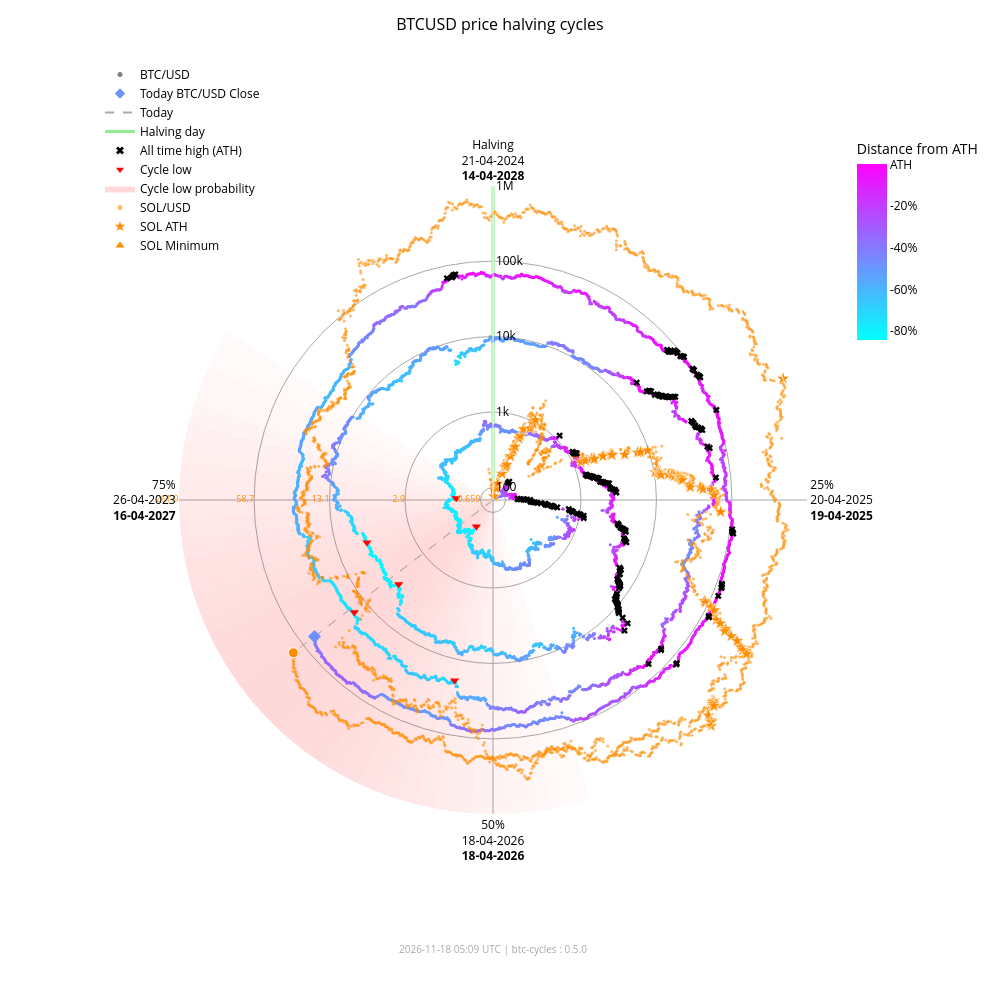

The notebook cell this image was saved under:
### Markdown cell above
### Interactive chart with overlay

### Code cell
fig_overlay_interactive = btc.plot(
    kind="interactive",
    from_date="2012-11-28",
    overlay=sol,
)
fig_overlay_interactive.show(config={"scrollZoom": True, "displayModeBar": True})

### Figure 1 — Plotly figure (JSON) as saved in the notebook; plotly's stock layout.template omitted (floating-point values rounded to 4 significant figures; data arrays with more than 128 entries replaced by an {"elided": "..."} marker saying what was removed)
{"data": [{"fill": "toself", "fillcolor": "rgba(255,0,0,0.018306980149439524)", "hoverinfo": "skip", "line": {"width": 0}, "mode": "lines", "r": [68.43, 1000000, 1000000, 68.43, 68.43], "showlegend": false, "theta": [162.0, 162.0, 165.6, 165.6, 162.0], "type": "scatterpolar"}, {"fill": "toself", "fillcolor": "rgba(255,0,0,0.02405911634527998)", "hoverinfo": "skip", "line": {"width": 0}, "mode": "lines", "r": [68.43, 1000000, 1000000, 68.43, 68.43], "showlegend": false, "theta": [165.6, 165.6, 169.2, 169.2, 165.6], "type": "scatterpolar"}, {"fill": "toself", "fillcolor": "rgba(255,0,0,0.030803449372254352)", "hoverinfo": "skip", "line": {"width": 0}, "mode": "lines", "r": [68.43, 1000000, 1000000, 68.43, 68.43], "showlegend": false, "theta": [169.2, 169.2, 172.8, 172.8, 169.2], "type": "scatterpolar"}, {"fill": "toself", "fillcolor": "rgba(255,0,0,0.03847233586005252)", "hoverinfo": "skip", "line": {"width": 0}, "mode": "lines", "r": [68.43, 1000000, 1000000, 68.43, 68.43], "showlegend": false, "theta": [172.8, 172.8, 176.4, 176.4, 172.8], "type": "scatterpolar"}, {"fill": "toself", "fillcolor": "rgba(255,0,0,0.04694405159551339)", "hoverinfo": "skip", "line": {"width": 0}, "mode": "lines", "r": [68.43, 1000000, 1000000, 68.43, 68.43], "showlegend": false, "theta": [176.4, 176.4, 180.0, 180.0, 176.4], "type": "scatterpolar"}, {"fill": "toself", "fillcolor": "rgba(255,0,0,0.05605603979818329)", "hoverinfo": "skip", "line": {"width": 0}, "mode": "lines", "r": [68.43, 1000000, 1000000, 68.43, 68.43], "showlegend": false, "theta": [180.0, 180.0, 183.6, 183.6, 180.0], "type": "scatterpolar"}, {"fill": "toself", "fillcolor": "rgba(255,0,0,0.06562330627802694)", "hoverinfo": "skip", "line": {"width": 0}, "mode": "lines", "r": [68.43, 1000000, 1000000, 68.43, 68.43], "showlegend": false, "theta": [183.6, 183.6, 187.2, 187.2, 183.6], "type": "scatterpolar"}, {"fill": "toself", "fillcolor": "rgba(255,0,0,0.07545707932574237)", "hoverinfo": "skip", "line": {"width": 0}, "mode": "lines", "r": [68.43, 1000000, 1000000, 68.43, 68.43], "showlegend": false, "theta": [187.2, 187.2, 190.8, 190.8, 187.2], "type": "scatterpolar"}, {"fill": "toself", "fillcolor": "rgba(255,0,0,0.08537841060169407)", "hoverinfo": "skip", "line": {"width": 0}, "mode": "lines", "r": [68.43, 1000000, 1000000, 68.43, 68.43], "showlegend": false, "theta": [190.8, 190.8, 194.4, 194.4, 190.8], "type": "scatterpolar"}, {"fill": "toself", "fillcolor": "rgba(255,0,0,0.09522272137134848)", "hoverinfo": "skip", "line": {"width": 0}, "mode": "lines", "r": [68.43, 1000000, 1000000, 68.43, 68.43], "showlegend": false, "theta": [194.4, 194.4, 198.0, 198.0, 194.4], "type": "scatterpolar"}, {"fill": "toself", "fillcolor": "rgba(255,0,0,0.10483418800389058)", "hoverinfo": "skip", "line": {"width": 0}, "mode": "lines", "r": [68.43, 1000000, 1000000, 68.43, 68.43], "showlegend": false, "theta": [198.0, 198.0, 201.6, 201.6, 198.0], "type": "scatterpolar"}, {"fill": "toself", "fillcolor": "rgba(255,0,0,0.11405248627197925)", "hoverinfo": "skip", "line": {"width": 0}, "mode": "lines", "r": [68.43, 1000000, 1000000, 68.43, 68.43], "showlegend": false, "theta": [201.6, 201.6, 205.2, 205.2, 201.6], "type": "scatterpolar"}, {"fill": "toself", "fillcolor": "rgba(255,0,0,0.12269756305009562)", "hoverinfo": "skip", "line": {"width": 0}, "mode": "lines", "r": [68.43, 1000000, 1000000, 68.43, 68.43], "showlegend": false, "theta": [205.2, 205.2, 208.8, 208.8, 205.2], "type": "scatterpolar"}, {"fill": "toself", "fillcolor": "rgba(255,0,0,0.13055959037792858)", "hoverinfo": "skip", "line": {"width": 0}, "mode": "lines", "r": [68.43, 1000000, 1000000, 68.43, 68.43], "showlegend": false, "theta": [208.8, 208.8, 212.4, 212.4, 208.8], "type": "scatterpolar"}, {"fill": "toself", "fillcolor": "rgba(255,0,0,0.13740037014073872)", "hoverinfo": "skip", "line": {"width": 0}, "mode": "lines", "r": [68.43, 1000000, 1000000, 68.43, 68.43], "showlegend": false, "theta": [212.4, 212.4, 216.0, 216.0, 212.4], "type": "scatterpolar"}, {"fill": "toself", "fillcolor": "rgba(255,0,0,0.14296927208088228)", "hoverinfo": "skip", "line": {"width": 0}, "mode": "lines", "r": [68.43, 1000000, 1000000, 68.43, 68.43], "showlegend": false, "theta": [216.0, 216.0, 219.6, 219.6, 216.0], "type": "scatterpolar"}, {"fill": "toself", "fillcolor": "rgba(255,0,0,0.14703219887325494)", "hoverinfo": "skip", "line": {"width": 0}, "mode": "lines", "r": [68.43, 1000000, 1000000, 68.43, 68.43], "showlegend": false, "theta": [219.6, 219.6, 223.2, 223.2, 219.6], "type": "scatterpolar"}, {"fill": "toself", "fillcolor": "rgba(255,0,0,0.14940752827264187)", "hoverinfo": "skip", "line": {"width": 0}, "mode": "lines", "r": [68.43, 1000000, 1000000, 68.43, 68.43], "showlegend": false, "theta": [223.2, 223.2, 226.8, 226.8, 223.2], "type": "scatterpolar"}, {"fill": "toself", "fillcolor": "rgba(255,0,0,0.15)", "hoverinfo": "skip", "line": {"width": 0}, "mode": "lines", "r": [68.43, 1000000, 1000000, 68.43, 68.43], "showlegend": false, "theta": [226.8, 226.8, 230.4, 230.4, 226.8], "type": "scatterpolar"}, {"fill": "toself", "fillcolor": "rgba(255,0,0,0.14882314851976614)", "hoverinfo": "skip", "line": {"width": 0}, "mode": "lines", "r": [68.43, 1000000, 1000000, 68.43, 68.43], "showlegend": false, "theta": [230.4, 230.4, 234.0, 234.0, 230.4], "type": "scatterpolar"}, {"fill": "toself", "fillcolor": "rgba(255,0,0,0.14600334989350275)", "hoverinfo": "skip", "line": {"width": 0}, "mode": "lines", "r": [68.43, 1000000, 1000000, 68.43, 68.43], "showlegend": false, "theta": [234.0, 234.0, 237.6, 237.6, 234.0], "type": "scatterpolar"}, {"fill": "toself", "fillcolor": "rgba(255,0,0,0.14176315293000513)", "hoverinfo": "skip", "line": {"width": 0}, "mode": "lines", "r": [68.43, 1000000, 1000000, 68.43, 68.43], "showlegend": false, "theta": [237.6, 237.6, 241.2, 241.2, 237.6], "type": "scatterpolar"}, {"fill": "toself", "fillcolor": "rgba(255,0,0,0.1363869302869166)", "hoverinfo": "skip", "line": {"width": 0}, "mode": "lines", "r": [68.43, 1000000, 1000000, 68.43, 68.43], "showlegend": false, "theta": [241.2, 241.2, 244.8, 244.8, 241.2], "type": "scatterpolar"}, {"fill": "toself", "fillcolor": "rgba(255,0,0,0.13017643696734477)", "hoverinfo": "skip", "line": {"width": 0}, "mode": "lines", "r": [68.43, 1000000, 1000000, 68.43, 68.43], "showlegend": false, "theta": [244.8, 244.8, 248.4, 248.4, 244.8], "type": "scatterpolar"}, {"fill": "toself", "fillcolor": "rgba(255,0,0,0.1234063302665758)", "hoverinfo": "skip", "line": {"width": 0}, "mode": "lines", "r": [68.43, 1000000, 1000000, 68.43, 68.43], "showlegend": false, "theta": [248.4, 248.4, 252.0, 252.0, 248.4], "type": "scatterpolar"}, {"fill": "toself", "fillcolor": "rgba(255,0,0,0.11628949020714345)", "hoverinfo": "skip", "line": {"width": 0}, "mode": "lines", "r": [68.43, 1000000, 1000000, 68.43, 68.43], "showlegend": false, "theta": [252.0, 252.0, 255.6, 255.6, 252.0], "type": "scatterpolar"}, {"fill": "toself", "fillcolor": "rgba(255,0,0,0.108959277972535)", "hoverinfo": "skip", "line": {"width": 0}, "mode": "lines", "r": [68.43, 1000000, 1000000, 68.43, 68.43], "showlegend": false, "theta": [255.6, 255.6, 259.2, 259.2, 255.6], "type": "scatterpolar"}, {"fill": "toself", "fillcolor": "rgba(255,0,0,0.1014715299920515)", "hoverinfo": "skip", "line": {"width": 0}, "mode": "lines", "r": [68.43, 1000000, 1000000, 68.43, 68.43], "showlegend": false, "theta": [259.2, 259.2, 262.8, 262.8, 259.2], "type": "scatterpolar"}, {"fill": "toself", "fillcolor": "rgba(255,0,0,0.09382430417652897)", "hoverinfo": "skip", "line": {"width": 0}, "mode": "lines", "r": [68.43, 1000000, 1000000, 68.43, 68.43], "showlegend": false, "theta": [262.8, 262.8, 266.4, 266.4, 262.8], "type": "scatterpolar"}, {"fill": "toself", "fillcolor": "rgba(255,0,0,0.08598937207621672)", "hoverinfo": "skip", "line": {"width": 0}, "mode": "lines", "r": [68.43, 1000000, 1000000, 68.43, 68.43], "showlegend": false, "theta": [266.4, 266.4, 270.0, 270.0, 266.4], "type": "scatterpolar"}, {"fill": "toself", "fillcolor": "rgba(255,0,0,0.07794710108398434)", "hoverinfo": "skip", "line": {"width": 0}, "mode": "lines", "r": [68.43, 1000000, 1000000, 68.43, 68.43], "showlegend": false, "theta": [270.0, 270.0, 273.6, 273.6, 270.0], "type": "scatterpolar"}, {"fill": "toself", "fillcolor": "rgba(255,0,0,0.06971614429145927)", "hoverinfo": "skip", "line": {"width": 0}, "mode": "lines", "r": [68.43, 1000000, 1000000, 68.43, 68.43], "showlegend": false, "theta": [273.6, 273.6, 277.2, 277.2, 273.6], "type": "scatterpolar"}, {"fill": "toself", "fillcolor": "rgba(255,0,0,0.061371174705723626)", "hoverinfo": "skip", "line": {"width": 0}, "mode": "lines", "r": [68.43, 1000000, 1000000, 68.43, 68.43], "showlegend": false, "theta": [277.2, 277.2, 280.8, 280.8, 277.2], "type": "scatterpolar"}, {"fill": "toself", "fillcolor": "rgba(255,0,0,0.05304520605236535)", "hoverinfo": "skip", "line": {"width": 0}, "mode": "lines", "r": [68.43, 1000000, 1000000, 68.43, 68.43], "showlegend": false, "theta": [280.8, 280.8, 284.4, 284.4, 280.8], "type": "scatterpolar"}, {"fill": "toself", "fillcolor": "rgba(255,0,0,0.044916938988340704)", "hoverinfo": "skip", "line": {"width": 0}, "mode": "lines", "r": [68.43, 1000000, 1000000, 68.43, 68.43], "showlegend": false, "theta": [284.4, 284.4, 288.0, 288.0, 284.4], "type": "scatterpolar"}, {"fill": "toself", "fillcolor": "rgba(255,0,0,0.0371870550186571)", "hoverinfo": "skip", "line": {"width": 0}, "mode": "lines", "r": [68.43, 1000000, 1000000, 68.43, 68.43], "showlegend": false, "theta": [288.0, 288.0, 291.6, 291.6, 288.0], "type": "scatterpolar"}, {"fill": "toself", "fillcolor": "rgba(255,0,0,0.030049603184432498)", "hoverinfo": "skip", "line": {"width": 0}, "mode": "lines", "r": [68.43, 1000000, 1000000, 68.43, 68.43], "showlegend": false, "theta": [291.6, 291.6, 295.2, 295.2, 291.6], "type": "scatterpolar"}, {"fill": "toself", "fillcolor": "rgba(255,0,0,0.023665126797805223)", "hoverinfo": "skip", "line": {"width": 0}, "mode": "lines", "r": [68.43, 1000000, 1000000, 68.43, 68.43], "showlegend": false, "theta": [295.2, 295.2, 298.8, 298.8, 295.2], "type": "scatterpolar"}, {"fill": "toself", "fillcolor": "rgba(255,0,0,0.018141004067302662)", "hoverinfo": "skip", "line": {"width": 0}, "mode": "lines", "r": [68.43, 1000000, 1000000, 68.43, 68.43], "showlegend": false, "theta": [298.8, 298.8, 302.4, 302.4, 298.8], "type": "scatterpolar"}, {"hoverinfo": "skip", "line": {"color": "darkgrey", "dash": "dash", "width": 1}, "mode": "lines", "r": [68.43, 64890.0], "showlegend": false, "theta": [232.6, 232.6], "type": "scatterpolar"}, {"hoverinfo": "skip", "line": {"color": "darkgrey", "dash": "dash", "width": 1}, "mode": "lines", "r": [68.43, 146300.0], "showlegend": false, "theta": [232.6, 232.6], "type": "scatterpolar"}, {"hoverinfo": "skip", "line": {"color": "lightgreen", "width": 3}, "mode": "lines", "r": [68.43, 1000000], "showlegend": false, "theta": [0, 0], "type": "scatterpolar"}, {"hoverinfo": "text", "marker": {"color": {"elided": "4953 str values"}, "size": 3}, "mode": "markers", "r": {"elided": "4953 float values"}, "showlegend": false, "text": {"elided": "4953 str values"}, "theta": {"elided": "4953 float values"}, "type": "scatterpolar"}, {"hoverinfo": "text", "marker": {"color": "#FF8C00", "opacity": 0.6, "size": 3}, "mode": "markers", "r": {"elided": "2413 float values"}, "showlegend": false, "text": {"elided": "2413 str values"}, "theta": {"elided": "2413 float values"}, "type": "scatterpolar"}, {"hoverinfo": "text", "marker": {"color": "#6e91ff", "size": 10, "symbol": "diamond"}, "mode": "markers", "r": [64890.0], "showlegend": false, "text": ["Today<br>Date: 2026-11-17<br>Price: $64,893.95"], "theta": [232.6], "type": "scatterpolar"}, {"hoverinfo": "text", "marker": {"color": "#FF8C00", "line": {"color": "white", "width": 1}, "size": 10, "symbol": "circle"}, "mode": "markers", "r": [146300.0], "showlegend": false, "text": ["Today SOL<br>Date: 2026-11-17<br>Price: $75.11"], "theta": [232.6], "type": "scatterpolar"}, {"hoverinfo": "text", "marker": {"color": "#FF8C00", "line": {"color": "white", "width": 0.5}, "size": 10, "symbol": "star"}, "mode": "markers", "r": [68.43, 76.69, 98.28, 115.1, 160.2, 199.2, 200.3, 203.8, 217.3, 287.8, 349.8, 397.3, 523.3, 573.2, 718.1, 798.5, 948.0, 1078.0, 1271.0, 1461.0, 1785.0, 1908.0, 1917.0, 2530.0, 3215.0, 3302.0, 3322.0, 4795.0, 7121.0, 7760.0, 9679.0, 10370.0, 11210.0, 11600.0, 11830.0, 12190.0, 15220.0, 16990.0, 18090.0, 20010.0, 20730.0, 21720.0, 21920.0, 22700.0, 28100.0, 28410.0, 38550.0, 41750.0, 54000.0, 58230.0, 71670.0, 86520.0, 90770.0, 111800.0, 112400.0, 128500.0, 155700.0, 182600.0, 229400.0, 231200.0, 295100.0, 371400.0, 451600.0, 493500.0, 583700.0, 612100.0, 618900.0, 644000.0, 686600.0, 744100.0, 879500.0, 907500.0, 980900.0, 1000000.0], "showlegend": false, "text": ["SOL ATH<br>Date: 2020-04-10<br>Price: $0.95", "SOL ATH<br>Date: 2020-07-12<br>Price: $1.02", "SOL ATH<br>Date: 2020-07-13<br>Price: $1.18", "SOL ATH<br>Date: 2020-07-15<br>Price: $1.29", "SOL ATH<br>Date: 2020-07-26<br>Price: $1.57", "SOL ATH<br>Date: 2020-07-27<br>Price: $1.78", "SOL ATH<br>Date: 2020-07-28<br>Price: $1.78", "SOL ATH<br>Date: 2020-08-03<br>Price: $1.80", "SOL ATH<br>Date: 2020-08-04<br>Price: $1.87", "SOL ATH<br>Date: 2020-08-06<br>Price: $2.21", "SOL ATH<br>Date: 2020-08-08<br>Price: $2.47", "SOL ATH<br>Date: 2020-08-09<br>Price: $2.67", "SOL ATH<br>Date: 2020-08-10<br>Price: $3.13", "SOL ATH<br>Date: 2020-08-11<br>Price: $3.30", "SOL ATH<br>Date: 2020-08-12<br>Price: $3.77", "SOL ATH<br>Date: 2020-08-28<br>Price: $4.01", "SOL ATH<br>Date: 2020-08-30<br>Price: $4.44", "SOL ATH<br>Date: 2020-08-31<br>Price: $4.78", "SOL ATH<br>Date: 2021-02-02<br>Price: $5.27", "SOL ATH<br>Date: 2021-02-03<br>Price: $5.72", "SOL ATH<br>Date: 2021-02-04<br>Price: $6.43", "SOL ATH<br>Date: 2021-02-05<br>Price: $6.68", "SOL ATH<br>Date: 2021-02-07<br>Price: $6.70", "SOL ATH<br>Date: 2021-02-08<br>Price: $7.88", "SOL ATH<br>Date: 2021-02-10<br>Price: $9.07", "SOL ATH<br>Date: 2021-02-11<br>Price: $9.22", "SOL ATH<br>Date: 2021-02-12<br>Price: $9.25", "SOL ATH<br>Date: 2021-02-19<br>Price: $11.47", "SOL ATH<br>Date: 2021-02-22<br>Price: $14.45", "SOL ATH<br>Date: 2021-02-23<br>Price: $15.20", "SOL ATH<br>Date: 2021-02-24<br>Price: $17.30", "SOL ATH<br>Date: 2021-03-28<br>Price: $18.02", "SOL ATH<br>Date: 2021-03-29<br>Price: $18.85", "SOL ATH<br>Date: 2021-03-30<br>Price: $19.23", "SOL ATH<br>Date: 2021-03-31<br>Price: $19.47", "SOL ATH<br>Date: 2021-04-02<br>Price: $19.81", "SOL ATH<br>Date: 2021-04-03<br>Price: $22.55", "SOL ATH<br>Date: 2021-04-04<br>Price: $24.06", "SOL ATH<br>Date: 2021-04-06<br>Price: $24.96", "SOL ATH<br>Date: 2021-04-07<br>Price: $26.48", "SOL ATH<br>Date: 2021-04-08<br>Price: $27.03", "SOL ATH<br>Date: 2021-04-09<br>Price: $27.78", "SOL ATH<br>Date: 2021-04-11<br>Price: $27.93", "SOL ATH<br>Date: 2021-04-12<br>Price: $28.51", "SOL ATH<br>Date: 2021-04-18<br>Price: $32.30", "SOL ATH<br>Date: 2021-04-21<br>Price: $32.51", "SOL ATH<br>Date: 2021-04-22<br>Price: $38.88", "SOL ATH<br>Date: 2021-04-24<br>Price: $40.74", "SOL ATH<br>Date: 2021-04-25<br>Price: $47.37", "SOL ATH<br>Date: 2021-05-01<br>Price: $49.51", "SOL ATH<br>Date: 2021-05-18<br>Price: $55.91", "SOL ATH<br>Date: 2021-08-16<br>Price: $62.43", "SOL ATH<br>Date: 2021-08-17<br>Price: $64.21", "SOL ATH<br>Date: 2021-08-18<br>Price: $72.54", "SOL ATH<br>Date: 2021-08-19<br>Price: $72.76", "SOL ATH<br>Date: 2021-08-20<br>Price: $78.72", "SOL ATH<br>Date: 2021-08-27<br>Price: $88.09", "SOL ATH<br>Date: 2021-08-28<br>Price: $96.70", "SOL ATH<br>Date: 2021-08-30<br>Price: $110.54", "SOL ATH<br>Date: 2021-09-01<br>Price: $111.03", "SOL ATH<br>Date: 2021-09-02<br>Price: $128.10", "SOL ATH<br>Date: 2021-09-03<br>Price: $146.58", "SOL ATH<br>Date: 2021-09-06<br>Price: $164.38", "SOL ATH<br>Date: 2021-09-07<br>Price: $173.15", "SOL ATH<br>Date: 2021-09-08<br>Price: $191.04", "SOL ATH<br>Date: 2021-10-22<br>Price: $196.43", "SOL ATH<br>Date: 2021-10-23<br>Price: $197.70", "SOL ATH<br>Date: 2021-10-24<br>Price: $202.36", "SOL ATH<br>Date: 2021-10-25<br>Price: $210.10", "SOL ATH<br>Date: 2021-11-02<br>Price: $220.24", "SOL ATH<br>Date: 2021-11-03<br>Price: $242.90", "SOL ATH<br>Date: 2021-11-04<br>Price: $247.39", "SOL ATH<br>Date: 2021-11-06<br>Price: $258.93", "SOL ATH<br>Date: 2025-01-18<br>Price: $261.87"], "theta": [352.0, 15.5, 15.75, 16.25, 19.0, 19.25, 19.5, 21.0, 21.25, 21.75, 22.25, 22.5, 22.75, 23.0, 23.25, 27.25, 27.75, 28.0, 66.75, 67.0, 67.25, 67.5, 68.0, 68.25, 68.75, 69.0, 69.25, 71.0, 71.75, 72.0, 72.25, 80.25, 80.5, 80.75, 81.0, 81.5, 81.75, 82.0, 82.5, 82.75, 83.0, 83.25, 83.75, 84.0, 85.5, 86.25, 86.5, 87.0, 87.25, 88.75, 93.0, 115.5, 115.8, 116.0, 116.2, 116.5, 118.2, 118.5, 119.0, 119.5, 119.8, 120.0, 120.7, 121.0, 121.3, 132.2, 132.5, 132.8, 133.0, 135.0, 135.2, 135.5, 136.0, 67.3], "type": "scatterpolar"}, {"hoverinfo": "text", "marker": {"color": "#FF8C00", "line": {"color": "white", "width": 0.5}, "size": 10, "symbol": "triangle-up"}, "mode": "markers", "r": [68.43], "showlegend": false, "text": ["SOL Minimum<br>Date: 2020-05-11<br>Price: $0.52"], "theta": [0.0], "type": "scatterpolar"}, {"hoverinfo": "text", "marker": {"color": "black", "size": 6, "symbol": "x"}, "mode": "markers", "r": {"elided": "182 float values"}, "showlegend": false, "text": {"elided": "182 str values"}, "theta": {"elided": "182 float values"}, "type": "scatterpolar"}, {"hoverinfo": "text", "marker": {"color": "red", "size": 8, "symbol": "triangle-down"}, "mode": "markers", "r": [178.1, 210.5, 3237.0, 3961.0, 19020.0, 15790.0], "showlegend": false, "text": ["Cycle Low<br>Date: 2015-01-14<br>Price: $178.10<br>ATH distance: -84.5%", "Cycle Low<br>Date: 2015-08-24<br>Price: $210.49<br>ATH distance: -81.7%", "Cycle Low<br>Date: 2018-12-15<br>Price: $3,236.76<br>ATH distance: -83.4%", "Cycle Low<br>Date: 2019-03-15<br>Price: $3,960.91<br>ATH distance: -79.7%", "Cycle Low<br>Date: 2022-06-18<br>Price: $19,017.64<br>ATH distance: -71.9%", "Cycle Low<br>Date: 2022-11-21<br>Price: $15,787.28<br>ATH distance: -76.6%"], "theta": [212.1, 272.7, 228.3, 251.4, 192.0, 231.0], "type": "scatterpolar"}, {"marker": {"color": "grey", "size": 5}, "mode": "markers", "name": "BTC/USD", "r": [null], "theta": [null], "type": "scatterpolar"}, {"marker": {"color": "#6e91ff", "size": 8, "symbol": "diamond"}, "mode": "markers", "name": "Today BTC/USD Close", "r": [null], "theta": [null], "type": "scatterpolar"}, {"line": {"color": "darkgrey", "dash": "dash"}, "mode": "lines", "name": "Today", "r": [null], "theta": [null], "type": "scatterpolar"}, {"line": {"color": "lightgreen", "width": 3}, "mode": "lines", "name": "Halving day", "r": [null], "theta": [null], "type": "scatterpolar"}, {"marker": {"color": "black", "size": 7, "symbol": "x"}, "mode": "markers", "name": "All time high (ATH)", "r": [null], "theta": [null], "type": "scatterpolar"}, {"marker": {"color": "red", "size": 7, "symbol": "triangle-down"}, "mode": "markers", "name": "Cycle low", "r": [null], "theta": [null], "type": "scatterpolar"}, {"fill": "toself", "fillcolor": "rgba(255,0,0,0.15)", "line": {"width": 0}, "mode": "lines", "name": "Cycle low probability", "r": [null], "theta": [null], "type": "scatterpolar"}, {"marker": {"color": "#FF8C00", "opacity": 0.6, "size": 5}, "mode": "markers", "name": "SOL/USD", "r": [null], "theta": [null], "type": "scatterpolar"}, {"marker": {"color": "#FF8C00", "size": 8, "symbol": "star"}, "mode": "markers", "name": "SOL ATH", "r": [null], "theta": [null], "type": "scatterpolar"}, {"marker": {"color": "#FF8C00", "size": 8, "symbol": "triangle-up"}, "mode": "markers", "name": "SOL Minimum", "r": [null], "theta": [null], "type": "scatterpolar"}, {"hoverinfo": "skip", "marker": {"cmax": 0, "cmin": -0.8453, "color": [0], "colorbar": {"len": 0.25, "ticktext": ["ATH", "-20%", "-40%", "-60%", "-80%", "-100%"], "tickvals": [0, -0.2, -0.4, -0.6, -0.8, -1.0], "title": {"text": "Distance from ATH"}, "x": 0.95, "y": 0.92, "yanchor": "top"}, "colorscale": {"elided": "256x2 mixed values"}, "showscale": true, "size": 0}, "mode": "markers", "r": [null], "showlegend": false, "theta": [null], "type": "scatterpolar"}, {"hoverinfo": "skip", "mode": "text", "r": [100, 1000, 10000, 100000, 1000000], "showlegend": false, "text": ["0.659", "2.9", "13.1", "58.7", "261.9"], "textfont": {"color": "#FF8C00", "size": 9}, "textposition": "middle left", "theta": [270, 270, 270, 270, 270], "type": "scatterpolar"}], "layout": {"annotations": [{"font": {"color": "darkgrey", "size": 10}, "showarrow": false, "text": "2026-11-18 05:09 UTC | btc-cycles : 0.5.0", "x": 0.5, "xref": "paper", "y": -0.02, "yref": "paper"}], "font": {"color": "black"}, "height": 1000, "legend": {"bgcolor": "rgba(0,0,0,0)", "font": {"color": "black"}, "x": 0.0, "y": 1.0}, "margin": {"b": 60, "l": 100, "r": 80, "t": 60}, "paper_bgcolor": "white", "plot_bgcolor": "white", "polar": {"angularaxis": {"color": "black", "direction": "clockwise", "gridcolor": "darkgrey", "rotation": 90, "ticktext": ["Halving<br>21-04-2024<br><b>14-04-2028</b>", "25%<br>20-04-2025<br><b>19-04-2025</b>", "50%<br>18-04-2026<br><b>18-04-2026</b>", "75%<br>26-04-2023<br><b>16-04-2027</b>"], "tickvals": [0, 90, 180, 270]}, "bgcolor": "white", "domain": {"x": [0.1, 0.9], "y": [0.05, 0.95]}, "radialaxis": {"angle": 90, "color": "black", "gridcolor": "darkgrey", "range": [1.835, 6.0], "tickangle": 90, "ticktext": ["100", "1k", "10k", "100k", "1M"], "tickvals": [100, 1000, 10000, 100000, 1000000], "type": "log"}}, "title": {"font": {"color": "black", "size": 16}, "text": "BTCUSD price halving cycles", "x": 0.5}, "width": 1000}}
